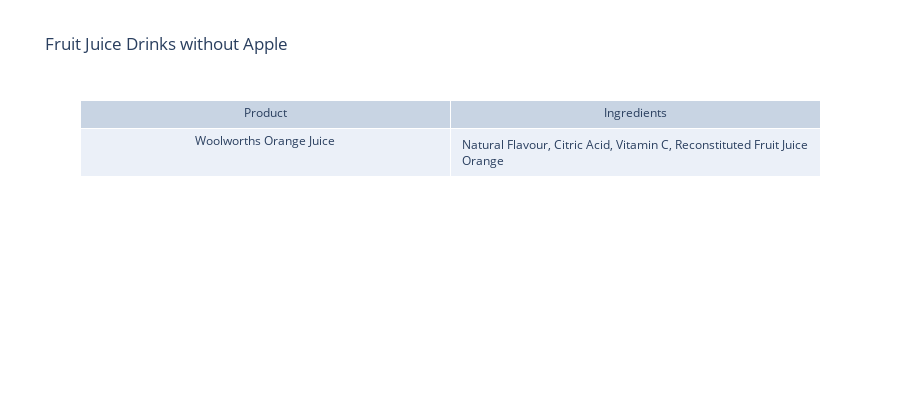

Source (notebook cell):
### Code cell
from neo4j import GraphDatabase
import plotly.graph_objects as go


query = """
MATCH (p:Product)-[:COMMUNITY_TO]->(c:Community {name: "Fruit juice drinks"})
WHERE NOT EXISTS {
  MATCH (p)-[:HAS_RECIPE]->(:Recipe)-[:USES_INGREDIENT]->(:Ingredient)-[:HAS_RESEARCH]->(r:IngredientResearch)
  WHERE toLower(r.ingredient_name) CONTAINS 'apple'
}
WITH COLLECT(p) AS products
// Part 2: Finding the ingredients in these products
UNWIND products AS p
MATCH (p)-[:HAS_RECIPE]->(r:Recipe)-[:USES_INGREDIENT]->(i:Ingredient)-[:HAS_RESEARCH]->(res:IngredientResearch)
RETURN p.name AS product, COLLECT(res.ingredient_name) AS ingredients
"""



# Execute queries and process results
with driver.session() as session:
    results = session.run(query)
    data = [record.data() for record in results]

# Extract product names and ingredient lists
products = [result['product'] for result in data]
ingredients = [', '.join(result['ingredients']) for result in data]

# Create a list diagram
fig = go.Figure(data=[go.Table(
    header=dict(values=["Product", "Ingredients"]),
    cells=dict(values=[products, ingredients])
)])

# Setting up the chart layout
fig.update_layout(
    title="Fruit Juice Drinks without Apple",
    height=400
)

# show chart
fig.show()

### Figure 1 — Plotly figure (JSON) as saved in the notebook; plotly's stock layout.template omitted (floating-point values rounded to 4 significant figures)
{"data": [{"cells": {"values": [["Woolworths Orange Juice"], ["Natural Flavour, Citric Acid, Vitamin C, Reconstituted Fruit Juice Orange"]]}, "header": {"values": ["Product", "Ingredients"]}, "type": "table"}], "layout": {"height": 400, "title": {"text": "Fruit Juice Drinks without Apple"}}}
